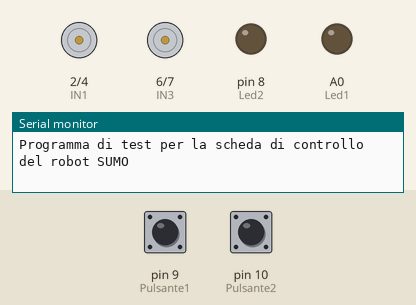
The sketch below on a simulated Arduino Uno, built with avr-gcc and run on an emulated ATmega328P. Parts: motor-driver pin pairs drawn as motors (green arrow = first pin HIGH = forward, orange = second pin HIGH = backward, longer = more drive, scaled by the enable pin), output pins drawn as LEDs (lit = HIGH), the last lines printed to the serial monitor. The inputs (shaded band) are chosen by the test bench; at power-on: pin 9 (Pulsante1) LOW, pin 10 (Pulsante2) LOW.

Above: at 0.1 s.
At 4.1 s:
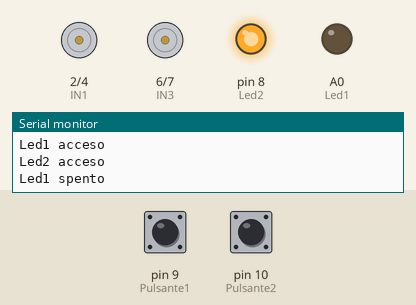
At 10.1 s:
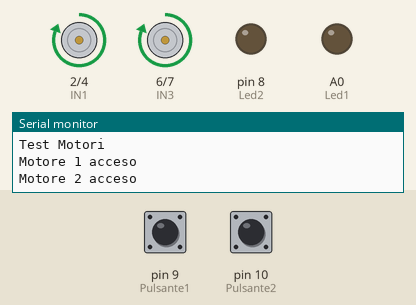
At 13.1 s:
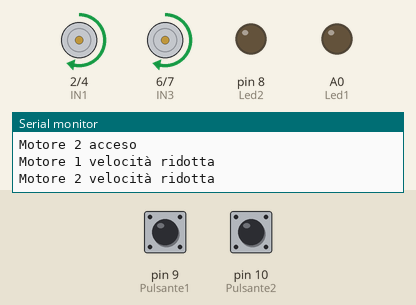
At 16.1 s:
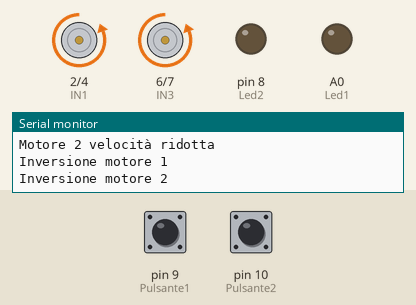
At 19.1 s:
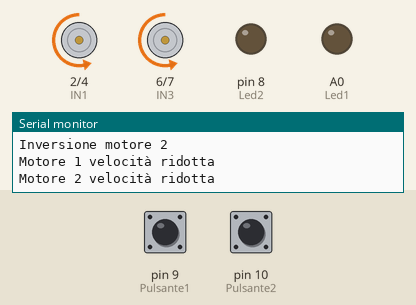
Timing chart, 0 to 23.5 s (numbered marks = the images above):
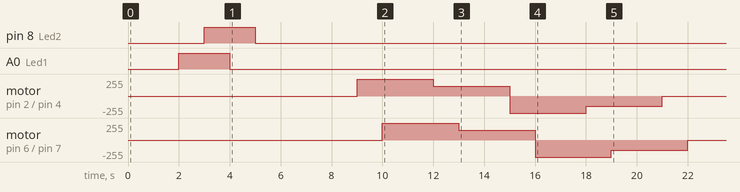

The sketch:

Programma_Test_Scheda_Controllo.ino
```cpp
/*
Programma di test per il funzionamento scheda di controllo del robot SUMO
Questo programma programma verifica il funzionamento del circuito integrato L293D mobilitando i motori
e verifica il funzionamento dei componenti connessi sulla scheda qual led e pulsanti
*/
#define Pulsante1 9
#define Pulsante2 10
#define Led1 A0
#define Led2 8
#define IN1 2
#define IN2 4
#define EN1 3
#define IN3 6
#define IN4 7
#define EN2 5
String stringa="";
char c=' ';
void setup() {
Serial.begin(9600);
pinMode(Pulsante1,INPUT);
pinMode(Pulsante2,INPUT);
pinMode(Led1,OUTPUT);
pinMode(Led2,OUTPUT);
pinMode(IN1,OUTPUT);
pinMode(IN2,OUTPUT);
pinMode(EN1,OUTPUT);
pinMode(IN3,OUTPUT);
pinMode(IN4,OUTPUT);
pinMode(EN2,OUTPUT);
digitalWrite(Led1,LOW);
digitalWrite(Led2,LOW);
digitalWrite(IN1,LOW);
digitalWrite(IN2,LOW);
digitalWrite(EN1,LOW);
digitalWrite(IN3,LOW);
digitalWrite(IN4,LOW);
digitalWrite(EN2,LOW);
Serial.println("Programma di test per la scheda di controllo del robot SUMO");
delay(2000);
Serial.println("Test led");
Serial.println("Led1 acceso");
digitalWrite(Led1,HIGH);
delay(1000);
Serial.println("Led2 acceso");
digitalWrite(Led2,HIGH);
delay(1000);
Serial.println("Led1 spento");
digitalWrite(Led1,LOW);
delay(1000);
Serial.println("Led2 spento");
digitalWrite(Led2,LOW);
delay(1000);
Serial.println("Test Motori");
delay(3000);
Serial.println("Motore 1 acceso");
digitalWrite(IN1,HIGH);
digitalWrite(IN2,LOW);
digitalWrite(EN1,HIGH);
delay(1000);
Serial.println("Motore 2 acceso");
digitalWrite(IN3,HIGH);
digitalWrite(IN4,LOW);
digitalWrite(EN2,HIGH);
delay(2000);
Serial.println("Motore 1 velocità ridotta");
digitalWrite(IN1,HIGH);
digitalWrite(IN2,LOW);
analogWrite(EN1,150);
delay(1000);
Serial.println("Motore 2 velocità ridotta");
digitalWrite(IN3,HIGH);
digitalWrite(IN4,LOW);
analogWrite(EN2,150);
delay(2000);
Serial.println("Inversione motore 1");
digitalWrite(IN1,LOW);
digitalWrite(IN2,HIGH);
digitalWrite(EN1,HIGH);
delay(1000);
Serial.println("Inversione motore 2");
digitalWrite(IN3,LOW);
digitalWrite(IN4,HIGH);
digitalWrite(EN2,HIGH);
delay(2000);
Serial.println("Motore 1 velocità ridotta");
digitalWrite(IN1,LOW);
digitalWrite(IN2,HIGH);
analogWrite(EN1,150);
delay(1000);
Serial.println("Motore 2 velocità ridotta");
digitalWrite(IN3,LOW);
digitalWrite(IN4,HIGH);
analogWrite(EN2,150);
delay(2000);
Serial.println("Motore 1 spento");
digitalWrite(IN1,LOW);
digitalWrite(IN2,LOW);
digitalWrite(EN1,LOW);
delay(1000);
Serial.println("Motore 2 spento");
digitalWrite(IN3,LOW);
digitalWrite(IN4,LOW);
digitalWrite(EN2,LOW);
delay(1000);
Serial.println("Test Pulsanti");
Serial.println("Premere il pulsante 1");
int i=0;
bool result=false;
while(digitalRead(Pulsante1)==HIGH && i<3000){
i++;
delay(1);
}
if(digitalRead(Pulsante1)==LOW){
  result=true;
}
if(result){
  Serial.println("Pulsante1 OK");
}
else{
  Serial.println("Pulsante1 ERR");
}
delay(1000);
Serial.println("Premere il pulsante 2");
i=0;
result=false;
while(digitalRead(Pulsante2)==HIGH && i<3000){
i++;
delay(1);
}
if(digitalRead(Pulsante2)==LOW){
  result=true;
}
if(result){
  Serial.println("Pulsante2 OK");
}
else{
  Serial.println("Pulsante2 ERR");
}
Serial.println("Fine programma");
}

void loop() {

}
```
